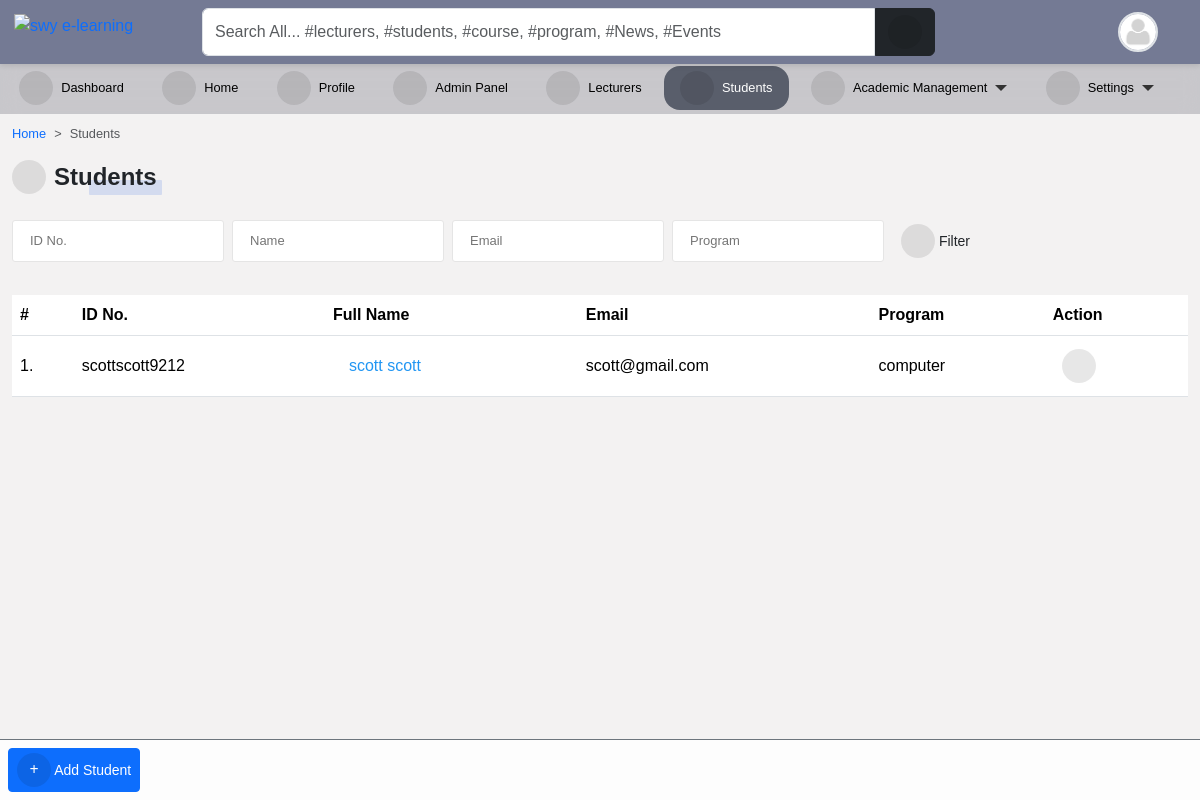
The app's page /accounts/students/ (signed in) with its own data.
### accounts/models.py (models this page shows, shortened)
class User(AbstractUser):
    is_student = models.BooleanField(default=False)
    is_lecturer = models.BooleanField(default=False)
    gender = models.CharField(max_length=1, choices=GENDERS, blank=True, null=True)
    phone = models.CharField(max_length=60, blank=True, null=True)
    address = models.CharField(max_length=60, blank=True, null=True)
    picture = models.ImageField(
        upload_to="profile_pictures/%y/%m/%d/", default="default.png", null=True
    )
    email = models.EmailField(blank=True, null=True)
    username_validator = ASCIIUsernameValidator()
    objects = CustomUserManager()
    class Meta:
        ordering = ("-date_joined",)
    @property
    def get_full_name(self):
        full_name = self.username
        if self.first_name and self.last_name:
            full_name = self.first_name + " " + self.last_name
        return full_name
    @property
    def get_user_role(self):
        if self.is_superuser:
            role = "Admin"
        elif self.is_student:
            role = "Student"
        elif self.is_lecturer:
            role = "Lecturer"
        return role

class Student(models.Model):
    student = models.OneToOneField(User, on_delete=models.CASCADE)
    level = models.CharField(max_length=25, choices=LEVEL, null=True)
    program = models.ForeignKey(Program, on_delete=models.CASCADE, null=True)
    objects = StudentManager()
    class Meta:
        ordering = ("-student__date_joined",)

### course/models.py (models this page shows, shortened)
class Program(models.Model):
    title = models.CharField(max_length=150, unique=True)
    summary = models.TextField(null=True, blank=True)
    objects = ProgramManager()

### accounts/views.py (the view)
# urls.py: path("students/", StudentListView.as_view(), name="student_list"),
@method_decorator([login_required, admin_required], name="dispatch")
class StudentListView(FilterView):
    filterset_class = StudentFilter
    template_name = "accounts/student_list.html"
    paginate_by = 10
    def get_context_data(self, **kwargs):
        context = super().get_context_data(**kwargs)
        context["title"] = "Students"
        return context

### templates/accounts/student_list.html (shortened to what this page needs)
{% extends 'base.html' %}
{% block content %}
<nav style="--bs-breadcrumb-divider: '>';" aria-label="breadcrumb">
    <ol class="breadcrumb">
      <li class="breadcrumb-item"><a href="/">Home</a></li>
      <li class="breadcrumb-item active" aria-current="page">Students</li>
    </ol>
</nav>
{% if request.user.is_superuser %}
<div class="manage-wrap">
    <a class="btn btn-sm btn-primary" href="{% url 'add_student' %}"><i class="fas fa-plus"></i> Add Student</a>
</div>
{% endif %}
<div class="title-1"><i class="fas fa-user-graduate"></i>Students</div>
<br>
<br>
{% include 'snippets/filter_form.html' %}
<div class="table-responsive table-shadow table-light table-striped m-0 mt-4">
    <table class="table">
        <thead>
            <tr>
                <th>#</th>
                <th> ID No. </th>
                <th> Full Name </th>
                <th> Email </th>
                <th> Program </th>
                {% if request.user.is_superuser %}
                <th> Action </th>
                {% endif %}
            </tr>
        </thead>
        <tbody>
            {% for student in filter.qs %}
            <tr>
                <td> {{ forloop.counter }}.</td>
                <td>{{ student.student.username }} </td>
                <td><a href="{% url 'profile_single' student.student.id %}">{{ student.student.get_full_name }}</a></td>
                <td>{{ student.student.email }} </td>
                <td>{{ student.program.title }}</td>
                {% if request.user.is_superuser %}
                <td>
                    <div class="dropdown">
                        <button class="btn btn-sm" type="button" data-bs-toggle="dropdown" aria-expanded="false">
                            <i class="fa fa-ellipsis-vertical"></i>
                        </button>
                      </div>
                </td>
                {% endif %}
            {% endfor %}
        </tbody>
    </table>
</div>
{% endblock content %}

### templates/navbar.html (shortened to what this page needs)
{% load static %}
<div id="top-navbar" class="py-2 top-navbar">
	<div class="container">
		<a href="/" class="head-logo">
			<img src="{% static 'img/swy e-learning.jpg' %}" width="40px" alt="swy e-learning">
		</a>
		<div class="nav-wrapper">
			<form class="form-header" action="{% url 'query' %}" method="GET">
				<input id="primary-search" class="form-control rounded-end-0" type="text" name="q" value="{{ request.GET.q }}"
					placeholder="Search All... #lecturers, #students, #course, #program, #News, #Events" required />
				<button class="btn btn-dark rounded-start-0" type="submit">
					<i class="fas fa-search"></i>
				</button>
			</form>
			<div class="dropdown index">
				<div class="avatar border border-2" type="button" data-bs-toggle="dropdown" aria-expanded="false">
					<img src="{{ request.user.picture.url }}">
				</div>
			</div>
		</div>
	</div>
</div>

### static/scss/style1.css (style rules this page uses)
*, body { font-family: "Rubik", sans-serif; }
body { background-color: #f3f2f2; }
.table td, .table th { vertical-align: middle; }
.table tbody > tr > td > a { display: flex; color: #2196f3; padding: 0.5rem 1rem; transition: 0.2s; }
#top-navbar { position: fixed; top: 0; right: 0; -webkit-margin-start: -10px; z-index: 90; padding: 0; background: #747a94; box-shadow: 0px 2px 5px 0px rgba(0, 0, 0, 0.1); transition: 0.3s; margin: 0; }
#top-navbar .container { display: flex; background-color: transparent; position: relative; }
#top-navbar .nav-wrapper { display: flex; flex-wrap: wrap; justify-content: space-between; align-items: center; width: 100%; margin-left: 10rem; background-color: transparent; }
#top-navbar .nav-wrapper .form-header { display: flex; flex: 0.8; }
#top-navbar .nav-wrapper .form-header button { flex: 0.1; }
#top-navbar { left: 0; }
.manage-wrap { position: fixed; bottom: 0; right: 0; left: 300px; padding: 0.5rem; z-index: 10; background-color: rgba(255, 255, 255, 0.8); border-top: 1px solid #6c757d; transition: 0.3s; }
.manage-wrap { left: 0; }
.au-input { display: flex; width: auto; line-height: 40px; border: 1px solid #e5e5e5; font-family: inherit; font-size: 13px; color: #666; padding: 0 17px; border-radius: 3px; transition: all 0.2s ease; }
.avatar { width: 40px; height: 40px; border-radius: 50%; overflow: hidden; }
.avatar img { width: 100%; height: 100%; -o-object-fit: cover; object-fit: cover; }
a { color: var(--bs-primary); text-decoration: none; }
.title-1 { position: relative; display: inline-flex; align-items: center; font-family: inherit; text-transform: capitalize; font-weight: 700; font-size: 24px; border-radius: 0.2em; }
.title-1::before { content: ""; position: absolute; bottom: 0; right: -5px; width: 50%; height: 15px; z-index: -1; border-radius: 1px; background-color: rgba(83, 126, 226, 0.2); animation: lineAnim 1s ease-in forwards; }
.title-1 i { margin-right: 8px; }
.fas, .fa { font-size: 16px; display: inline-flex; align-items: center; justify-content: center; width: 34px; height: 34px; background-color: rgba(0, 0, 0, 0.093); border-radius: 50%; }

### templates/aside.html (style rules this page uses)
li { font-size: .8rem; }

### templates/navbar.html (style rules this page uses)
.head-logo { position: absolute; left: -1rem; top: 0.3rem; }

### records on screen
User: user.picture (placeholder picture)
Student: student.username "scottscott9212", student.get_full_name "scott scott", student.email "scott@gmail.com", program "computer"
